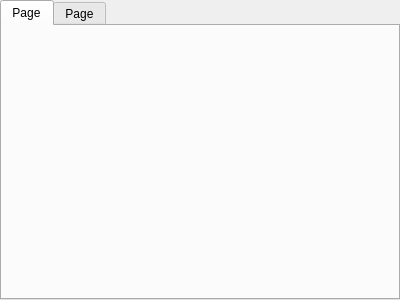
<?xml version="1.0" encoding="UTF-8"?>
<ui version="4.0">
 <class>SimulatorTab</class>
 <widget class="QTabWidget" name="SimulatorTab">
  <property name="geometry">
   <rect>
    <x>0</x>
    <y>0</y>
    <width>400</width>
    <height>300</height>
   </rect>
  </property>
  <property name="windowTitle">
   <string>TabWidget</string>
  </property>
  <property name="currentIndex">
   <number>0</number>
  </property>
  <widget class="QWidget" name="single_cell_tab">
   <attribute name="title">
    <string>Page</string>
   </attribute>
  </widget>
  <widget class="QWidget" name="population_tab">
   <attribute name="title">
    <string>Page</string>
   </attribute>
  </widget>
 </widget>
 <resources/>
 <connections/>
</ui>
